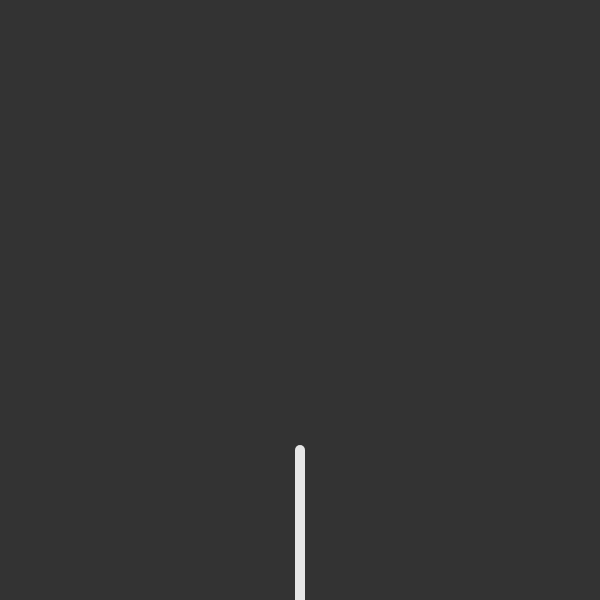
Frame 1 (no input)
Frame 60 (no input): identical to frame 1, image omitted
Frame 120 (the mouse pressed at the canvas centre since frame 60): identical to frame 1, image omitted

The p5.js sketch that drew this single still picture (run headless with seeded random() and noise() and a simulated clock; from frame 60 on, the mouse is pressed at the canvas centre):

// p5.js sketch
// ── sketch.js
function setup() {
  cnv = createCanvas(600, 600);
  var x = (windowWidth - width) / 2;
  var y = (windowHeight - height) / 2;
  cnv.position(x, y);
  slider = createSlider(4, 150, 150);
}

function draw() {
  background(51);
  Depth = slider.value();
  stroke(230);
  translate(300, height);
  branch(150);
}

function branch(len){
  strokeWeight(10);
  line(0, 0, 0, -len);
  translate(0, -len);
  if (len > Depth){
    push();
    rotate(PI/10);
    branch(len * 0.67);
    pop();
    push();
    rotate(-PI/10);
    branch(len * 0.67);
    pop();
  }
  //  line(0, 0, 0, -len * 0.67);

}
